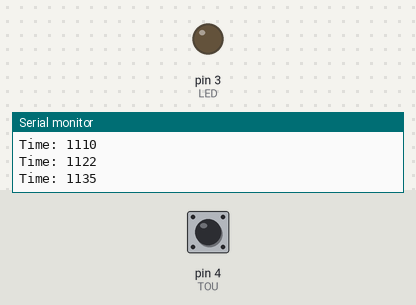
This sketch was run on a simulated Arduino Uno, built with avr-gcc and run on an emulated ATmega328P. Shown: output pins drawn as LEDs (lit = HIGH), the last lines printed to the serial monitor. The inputs (shaded band) are chosen by the test bench; at power-on: pin 4 (TOU) LOW.

Above: at 1.2 s.
1.3 s: pin 4 (TOU) pulsed HIGH 5 times (0.12 s each, 0.3 s apart)
At 3.1 s:
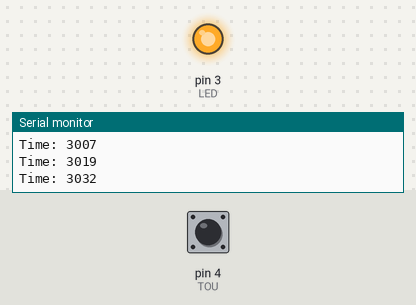
Timing chart, 0 to 4.6 s (numbered marks = the images above; inputs shaded):
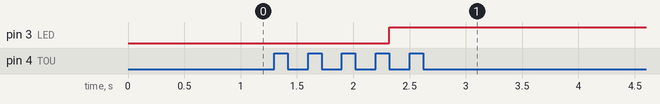

The sketch:

millis.ino
```cpp
#define LED 3
#define TOU 4

int tempo=0;

void setup() {

  pinMode(LED, OUTPUT);
  pinMode(TOU, INPUT);
  Serial.begin(9600);
}

void loop() {

  int TO = digitalRead(TOU);
  while(TO==1){
    TO = digitalRead(TOU);
  int currentMillis = millis(); //pega o tempo atual
  tempo = currentMillis - tempo;
  }
   if(tempo>=2000){
    digitalWrite(LED, HIGH);
   }else{
    digitalWrite(LED, LOW);
    tempo=0;
   }
Serial.print("Time: ");
int teste = millis();
Serial.println(teste);
}
```

Measured:
- after the input at 1.3 s, pin 3 (LED): LOW → HIGH after 1.0 s
